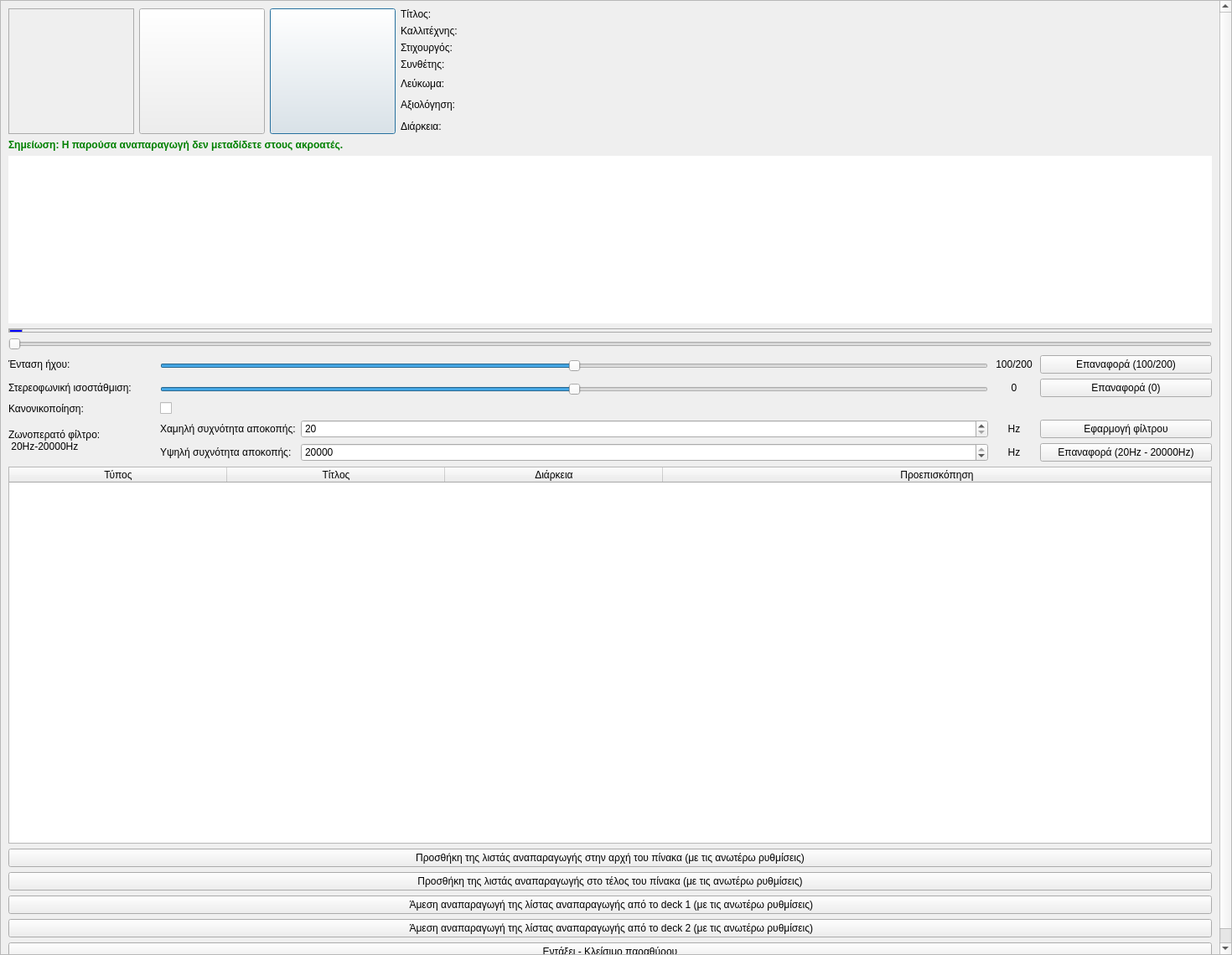
<?xml version="1.0" encoding="UTF-8"?>
<ui version="4.0">
 <class>Dialog</class>
 <widget class="QDialog" name="Dialog">
  <property name="geometry">
   <rect>
    <x>0</x>
    <y>0</y>
    <width>1470</width>
    <height>1140</height>
   </rect>
  </property>
  <property name="minimumSize">
   <size>
    <width>0</width>
    <height>0</height>
   </size>
  </property>
  <property name="windowTitle">
   <string>Προεπισκόπηση λίστας αναπαραγωγής</string>
  </property>
  <property name="windowIcon">
   <iconset resource="../../../icons.qrc">
    <normaloff>:/rest-windows/assets/images/rest-windows/preview-time.png</normaloff>:/rest-windows/assets/images/rest-windows/preview-time.png</iconset>
  </property>
  <layout class="QGridLayout" name="gridLayout_2">
   <property name="leftMargin">
    <number>0</number>
   </property>
   <property name="topMargin">
    <number>0</number>
   </property>
   <property name="rightMargin">
    <number>0</number>
   </property>
   <property name="bottomMargin">
    <number>0</number>
   </property>
   <item row="0" column="0">
    <widget class="QScrollArea" name="scrollArea">
     <property name="widgetResizable">
      <bool>true</bool>
     </property>
     <widget class="QWidget" name="scrollAreaWidgetContents">
      <property name="geometry">
       <rect>
        <x>0</x>
        <y>-59</y>
        <width>1454</width>
        <height>1197</height>
       </rect>
      </property>
      <property name="sizePolicy">
       <sizepolicy hsizetype="Ignored" vsizetype="Preferred">
        <horstretch>0</horstretch>
        <verstretch>0</verstretch>
       </sizepolicy>
      </property>
      <layout class="QGridLayout" name="gridLayout_6">
       <item row="0" column="0">
        <widget class="QFrame" name="frame">
         <property name="sizePolicy">
          <sizepolicy hsizetype="Preferred" vsizetype="Fixed">
           <horstretch>0</horstretch>
           <verstretch>0</verstretch>
          </sizepolicy>
         </property>
         <property name="minimumSize">
          <size>
           <width>0</width>
           <height>0</height>
          </size>
         </property>
         <property name="styleSheet">
          <string notr="true">QFrame{
	border:none;
}</string>
         </property>
         <property name="frameShape">
          <enum>QFrame::StyledPanel</enum>
         </property>
         <property name="frameShadow">
          <enum>QFrame::Raised</enum>
         </property>
         <layout class="QGridLayout" name="gridLayout">
          <property name="leftMargin">
           <number>0</number>
          </property>
          <property name="topMargin">
           <number>0</number>
          </property>
          <property name="rightMargin">
           <number>0</number>
          </property>
          <property name="bottomMargin">
           <number>0</number>
          </property>
          <item row="5" column="4">
           <widget class="QFrame" name="rating_frame">
            <property name="styleSheet">
             <string notr="true">QFrame{border:none;}</string>
            </property>
            <property name="frameShape">
             <enum>QFrame::StyledPanel</enum>
            </property>
            <property name="frameShadow">
             <enum>QFrame::Raised</enum>
            </property>
            <layout class="QGridLayout" name="gridLayout_5">
             <property name="leftMargin">
              <number>0</number>
             </property>
             <property name="topMargin">
              <number>0</number>
             </property>
             <property name="rightMargin">
              <number>0</number>
             </property>
             <property name="bottomMargin">
              <number>0</number>
             </property>
            </layout>
           </widget>
          </item>
          <item row="0" column="3">
           <widget class="QLabel" name="label">
            <property name="sizePolicy">
             <sizepolicy hsizetype="Fixed" vsizetype="Fixed">
              <horstretch>0</horstretch>
              <verstretch>0</verstretch>
             </sizepolicy>
            </property>
            <property name="text">
             <string>Τίτλος:</string>
            </property>
           </widget>
          </item>
          <item row="3" column="3">
           <widget class="QLabel" name="label_9">
            <property name="sizePolicy">
             <sizepolicy hsizetype="Fixed" vsizetype="Preferred">
              <horstretch>0</horstretch>
              <verstretch>0</verstretch>
             </sizepolicy>
            </property>
            <property name="text">
             <string>Συνθέτης:</string>
            </property>
           </widget>
          </item>
          <item row="3" column="4">
           <widget class="QLabel" name="composer">
            <property name="sizePolicy">
             <sizepolicy hsizetype="Preferred" vsizetype="Fixed">
              <horstretch>0</horstretch>
              <verstretch>0</verstretch>
             </sizepolicy>
            </property>
            <property name="text">
             <string/>
            </property>
           </widget>
          </item>
          <item row="0" column="2" rowspan="7">
           <widget class="QPushButton" name="preview_stop">
            <property name="minimumSize">
             <size>
              <width>150</width>
              <height>150</height>
             </size>
            </property>
            <property name="maximumSize">
             <size>
              <width>150</width>
              <height>150</height>
             </size>
            </property>
            <property name="text">
             <string/>
            </property>
            <property name="icon">
             <iconset resource="../../../icons.qrc">
              <normaloff>:/main-window/assets/images/main-window/stop-song.png</normaloff>:/main-window/assets/images/main-window/stop-song.png</iconset>
            </property>
            <property name="iconSize">
             <size>
              <width>80</width>
              <height>80</height>
             </size>
            </property>
           </widget>
          </item>
          <item row="1" column="4">
           <widget class="QLabel" name="artist">
            <property name="text">
             <string/>
            </property>
           </widget>
          </item>
          <item row="0" column="0" rowspan="7">
           <widget class="QLabel" name="image">
            <property name="minimumSize">
             <size>
              <width>150</width>
              <height>150</height>
             </size>
            </property>
            <property name="maximumSize">
             <size>
              <width>150</width>
              <height>150</height>
             </size>
            </property>
            <property name="styleSheet">
             <string notr="true">QLabel{border:1px solid #ABABAB;}</string>
            </property>
            <property name="text">
             <string/>
            </property>
           </widget>
          </item>
          <item row="1" column="3">
           <widget class="QLabel" name="label_8">
            <property name="sizePolicy">
             <sizepolicy hsizetype="Preferred" vsizetype="Fixed">
              <horstretch>0</horstretch>
              <verstretch>0</verstretch>
             </sizepolicy>
            </property>
            <property name="text">
             <string>Καλλιτέχνης:</string>
            </property>
           </widget>
          </item>
          <item row="0" column="4">
           <widget class="QLabel" name="title">
            <property name="sizePolicy">
             <sizepolicy hsizetype="Preferred" vsizetype="Fixed">
              <horstretch>0</horstretch>
              <verstretch>0</verstretch>
             </sizepolicy>
            </property>
            <property name="text">
             <string/>
            </property>
           </widget>
          </item>
          <item row="2" column="3">
           <widget class="QLabel" name="label_3">
            <property name="sizePolicy">
             <sizepolicy hsizetype="Fixed" vsizetype="Fixed">
              <horstretch>0</horstretch>
              <verstretch>0</verstretch>
             </sizepolicy>
            </property>
            <property name="text">
             <string>Στιχουργός:</string>
            </property>
           </widget>
          </item>
          <item row="2" column="4">
           <widget class="QLabel" name="author">
            <property name="text">
             <string/>
            </property>
           </widget>
          </item>
          <item row="0" column="1" rowspan="7">
           <widget class="QPushButton" name="preview_play_or_pause">
            <property name="minimumSize">
             <size>
              <width>150</width>
              <height>150</height>
             </size>
            </property>
            <property name="maximumSize">
             <size>
              <width>150</width>
              <height>150</height>
             </size>
            </property>
            <property name="text">
             <string/>
            </property>
            <property name="icon">
             <iconset resource="../../../icons.qrc">
              <normaloff>:/main-window/assets/images/main-window/play-song.png</normaloff>:/main-window/assets/images/main-window/play-song.png</iconset>
            </property>
            <property name="iconSize">
             <size>
              <width>80</width>
              <height>80</height>
             </size>
            </property>
           </widget>
          </item>
          <item row="4" column="3">
           <widget class="QLabel" name="label_2">
            <property name="text">
             <string>Λεύκωμα:</string>
            </property>
           </widget>
          </item>
          <item row="5" column="3">
           <widget class="QLabel" name="label_15">
            <property name="text">
             <string>Αξιολόγηση:</string>
            </property>
           </widget>
          </item>
          <item row="4" column="4">
           <widget class="QLabel" name="album">
            <property name="text">
             <string/>
            </property>
           </widget>
          </item>
          <item row="6" column="3">
           <widget class="QLabel" name="label_14">
            <property name="text">
             <string>Διάρκεια:</string>
            </property>
           </widget>
          </item>
          <item row="6" column="4">
           <widget class="QLabel" name="current_and_total_duration">
            <property name="text">
             <string/>
            </property>
           </widget>
          </item>
          <item row="7" column="0" colspan="5">
           <widget class="QLabel" name="label_16">
            <property name="styleSheet">
             <string notr="true">QLabel{
	font-weight:bold;
	color:green;
}</string>
            </property>
            <property name="text">
             <string>Σημείωση: Η παρούσα αναπαραγωγή δεν μεταδίδετε στους ακροατές.</string>
            </property>
           </widget>
          </item>
         </layout>
        </widget>
       </item>
       <item row="1" column="0">
        <widget class="QFrame" name="graph">
         <property name="minimumSize">
          <size>
           <width>0</width>
           <height>200</height>
          </size>
         </property>
         <property name="maximumSize">
          <size>
           <width>16777215</width>
           <height>200</height>
          </size>
         </property>
         <property name="whatsThis">
          <string>Οπτικοποίηση σήματος μικροφώνου</string>
         </property>
         <property name="styleSheet">
          <string notr="true">QFrame{border:none;background:white;}</string>
         </property>
         <property name="frameShape">
          <enum>QFrame::StyledPanel</enum>
         </property>
         <property name="frameShadow">
          <enum>QFrame::Raised</enum>
         </property>
         <layout class="QVBoxLayout" name="verticalLayout_3">
          <property name="leftMargin">
           <number>0</number>
          </property>
          <property name="topMargin">
           <number>0</number>
          </property>
          <property name="rightMargin">
           <number>0</number>
          </property>
          <property name="bottomMargin">
           <number>0</number>
          </property>
         </layout>
        </widget>
       </item>
       <item row="2" column="0">
        <widget class="QFrame" name="timeline_container_frame">
         <property name="minimumSize">
          <size>
           <width>0</width>
           <height>5</height>
          </size>
         </property>
         <property name="maximumSize">
          <size>
           <width>16777215</width>
           <height>5</height>
          </size>
         </property>
         <property name="styleSheet">
          <string notr="true">QFrame{border:1px solid #ABABAB;}</string>
         </property>
         <property name="frameShape">
          <enum>QFrame::StyledPanel</enum>
         </property>
         <property name="frameShadow">
          <enum>QFrame::Raised</enum>
         </property>
         <widget class="QFrame" name="timeline_pick_frame">
          <property name="geometry">
           <rect>
            <x>1</x>
            <y>1</y>
            <width>16</width>
            <height>4</height>
           </rect>
          </property>
          <property name="sizePolicy">
           <sizepolicy hsizetype="Fixed" vsizetype="Expanding">
            <horstretch>0</horstretch>
            <verstretch>0</verstretch>
           </sizepolicy>
          </property>
          <property name="minimumSize">
           <size>
            <width>0</width>
            <height>4</height>
           </size>
          </property>
          <property name="maximumSize">
           <size>
            <width>16777215</width>
            <height>4</height>
           </size>
          </property>
          <property name="styleSheet">
           <string notr="true">QFrame{
	background-color:blue;
}</string>
          </property>
          <property name="frameShape">
           <enum>QFrame::StyledPanel</enum>
          </property>
          <property name="frameShadow">
           <enum>QFrame::Raised</enum>
          </property>
         </widget>
        </widget>
       </item>
       <item row="3" column="0">
        <widget class="QSlider" name="timeline_slider">
         <property name="orientation">
          <enum>Qt::Horizontal</enum>
         </property>
        </widget>
       </item>
       <item row="4" column="0">
        <widget class="QFrame" name="frame_2">
         <property name="minimumSize">
          <size>
           <width>0</width>
           <height>0</height>
          </size>
         </property>
         <property name="styleSheet">
          <string notr="true">QFrame{border:none;}</string>
         </property>
         <property name="frameShape">
          <enum>QFrame::StyledPanel</enum>
         </property>
         <property name="frameShadow">
          <enum>QFrame::Raised</enum>
         </property>
         <layout class="QGridLayout" name="gridLayout_3">
          <property name="leftMargin">
           <number>0</number>
          </property>
          <property name="topMargin">
           <number>0</number>
          </property>
          <property name="rightMargin">
           <number>0</number>
          </property>
          <property name="bottomMargin">
           <number>0</number>
          </property>
          <item row="0" column="0">
           <widget class="QFrame" name="frame_3">
            <property name="sizePolicy">
             <sizepolicy hsizetype="Preferred" vsizetype="Fixed">
              <horstretch>0</horstretch>
              <verstretch>0</verstretch>
             </sizepolicy>
            </property>
            <property name="styleSheet">
             <string notr="true">QFrame{
	border:none;
}</string>
            </property>
            <property name="frameShape">
             <enum>QFrame::StyledPanel</enum>
            </property>
            <property name="frameShadow">
             <enum>QFrame::Raised</enum>
            </property>
            <layout class="QHBoxLayout" name="horizontalLayout">
             <property name="leftMargin">
              <number>0</number>
             </property>
             <property name="topMargin">
              <number>0</number>
             </property>
             <property name="rightMargin">
              <number>0</number>
             </property>
             <property name="bottomMargin">
              <number>0</number>
             </property>
             <item>
              <widget class="QLabel" name="label_4">
               <property name="minimumSize">
                <size>
                 <width>175</width>
                 <height>0</height>
                </size>
               </property>
               <property name="maximumSize">
                <size>
                 <width>175</width>
                 <height>16777215</height>
                </size>
               </property>
               <property name="styleSheet">
                <string notr="true">QLabel{border:none;}</string>
               </property>
               <property name="text">
                <string>Ένταση ήχου:</string>
               </property>
              </widget>
             </item>
             <item>
              <widget class="QFrame" name="frame_9">
               <property name="sizePolicy">
                <sizepolicy hsizetype="Expanding" vsizetype="Preferred">
                 <horstretch>0</horstretch>
                 <verstretch>0</verstretch>
                </sizepolicy>
               </property>
               <property name="frameShape">
                <enum>QFrame::StyledPanel</enum>
               </property>
               <property name="frameShadow">
                <enum>QFrame::Raised</enum>
               </property>
               <layout class="QVBoxLayout" name="verticalLayout">
                <property name="spacing">
                 <number>0</number>
                </property>
                <property name="leftMargin">
                 <number>0</number>
                </property>
                <property name="topMargin">
                 <number>0</number>
                </property>
                <property name="rightMargin">
                 <number>0</number>
                </property>
                <property name="bottomMargin">
                 <number>0</number>
                </property>
                <item>
                 <spacer name="verticalSpacer">
                  <property name="orientation">
                   <enum>Qt::Vertical</enum>
                  </property>
                  <property name="sizeHint" stdset="0">
                   <size>
                    <width>20</width>
                    <height>5</height>
                   </size>
                  </property>
                 </spacer>
                </item>
                <item>
                 <widget class="QSlider" name="volume_slider">
                  <property name="maximum">
                   <number>200</number>
                  </property>
                  <property name="value">
                   <number>100</number>
                  </property>
                  <property name="orientation">
                   <enum>Qt::Horizontal</enum>
                  </property>
                 </widget>
                </item>
                <item>
                 <spacer name="verticalSpacer_2">
                  <property name="orientation">
                   <enum>Qt::Vertical</enum>
                  </property>
                  <property name="sizeHint" stdset="0">
                   <size>
                    <width>20</width>
                    <height>1</height>
                   </size>
                  </property>
                 </spacer>
                </item>
               </layout>
              </widget>
             </item>
             <item>
              <widget class="QLabel" name="volume_label">
               <property name="minimumSize">
                <size>
                 <width>50</width>
                 <height>0</height>
                </size>
               </property>
               <property name="maximumSize">
                <size>
                 <width>50</width>
                 <height>16777215</height>
                </size>
               </property>
               <property name="text">
                <string>100/200</string>
               </property>
               <property name="alignment">
                <set>Qt::AlignCenter</set>
               </property>
              </widget>
             </item>
             <item>
              <widget class="QPushButton" name="reset_volume">
               <property name="sizePolicy">
                <sizepolicy hsizetype="Minimum" vsizetype="Maximum">
                 <horstretch>0</horstretch>
                 <verstretch>0</verstretch>
                </sizepolicy>
               </property>
               <property name="minimumSize">
                <size>
                 <width>205</width>
                 <height>0</height>
                </size>
               </property>
               <property name="maximumSize">
                <size>
                 <width>205</width>
                 <height>16777215</height>
                </size>
               </property>
               <property name="text">
                <string>Επαναφορά (100/200)</string>
               </property>
              </widget>
             </item>
            </layout>
           </widget>
          </item>
          <item row="1" column="0">
           <widget class="QFrame" name="frame_4">
            <property name="sizePolicy">
             <sizepolicy hsizetype="Preferred" vsizetype="Fixed">
              <horstretch>0</horstretch>
              <verstretch>0</verstretch>
             </sizepolicy>
            </property>
            <property name="styleSheet">
             <string notr="true">QFrame{
	border:none;
}</string>
            </property>
            <property name="frameShape">
             <enum>QFrame::StyledPanel</enum>
            </property>
            <property name="frameShadow">
             <enum>QFrame::Raised</enum>
            </property>
            <layout class="QHBoxLayout" name="horizontalLayout_2">
             <property name="leftMargin">
              <number>0</number>
             </property>
             <property name="topMargin">
              <number>0</number>
             </property>
             <property name="rightMargin">
              <number>0</number>
             </property>
             <property name="bottomMargin">
              <number>0</number>
             </property>
             <item>
              <widget class="QLabel" name="label_5">
               <property name="minimumSize">
                <size>
                 <width>175</width>
                 <height>0</height>
                </size>
               </property>
               <property name="maximumSize">
                <size>
                 <width>175</width>
                 <height>16777215</height>
                </size>
               </property>
               <property name="styleSheet">
                <string notr="true">QLabel{border:none;}</string>
               </property>
               <property name="text">
                <string>Στερεοφωνική ισοστάθμιση:</string>
               </property>
              </widget>
             </item>
             <item>
              <widget class="QFrame" name="frame_12">
               <property name="sizePolicy">
                <sizepolicy hsizetype="Expanding" vsizetype="Preferred">
                 <horstretch>0</horstretch>
                 <verstretch>0</verstretch>
                </sizepolicy>
               </property>
               <property name="frameShape">
                <enum>QFrame::StyledPanel</enum>
               </property>
               <property name="frameShadow">
                <enum>QFrame::Raised</enum>
               </property>
               <layout class="QVBoxLayout" name="verticalLayout_2">
                <property name="spacing">
                 <number>0</number>
                </property>
                <property name="leftMargin">
                 <number>0</number>
                </property>
                <property name="topMargin">
                 <number>0</number>
                </property>
                <property name="rightMargin">
                 <number>0</number>
                </property>
                <property name="bottomMargin">
                 <number>0</number>
                </property>
                <item>
                 <spacer name="verticalSpacer_3">
                  <property name="orientation">
                   <enum>Qt::Vertical</enum>
                  </property>
                  <property name="sizeHint" stdset="0">
                   <size>
                    <width>20</width>
                    <height>5</height>
                   </size>
                  </property>
                 </spacer>
                </item>
                <item>
                 <widget class="QSlider" name="pan_slider">
                  <property name="minimum">
                   <number>-100</number>
                  </property>
                  <property name="maximum">
                   <number>100</number>
                  </property>
                  <property name="value">
                   <number>0</number>
                  </property>
                  <property name="orientation">
                   <enum>Qt::Horizontal</enum>
                  </property>
                 </widget>
                </item>
                <item>
                 <spacer name="verticalSpacer_4">
                  <property name="orientation">
                   <enum>Qt::Vertical</enum>
                  </property>
                  <property name="sizeHint" stdset="0">
                   <size>
                    <width>20</width>
                    <height>1</height>
                   </size>
                  </property>
                 </spacer>
                </item>
               </layout>
              </widget>
             </item>
             <item>
              <widget class="QLabel" name="pan_label">
               <property name="minimumSize">
                <size>
                 <width>50</width>
                 <height>0</height>
                </size>
               </property>
               <property name="maximumSize">
                <size>
                 <width>50</width>
                 <height>16777215</height>
                </size>
               </property>
               <property name="text">
                <string>0</string>
               </property>
               <property name="alignment">
                <set>Qt::AlignCenter</set>
               </property>
              </widget>
             </item>
             <item>
              <widget class="QPushButton" name="reset_pan">
               <property name="sizePolicy">
                <sizepolicy hsizetype="Minimum" vsizetype="Maximum">
                 <horstretch>0</horstretch>
                 <verstretch>0</verstretch>
                </sizepolicy>
               </property>
               <property name="minimumSize">
                <size>
                 <width>205</width>
                 <height>0</height>
                </size>
               </property>
               <property name="maximumSize">
                <size>
                 <width>205</width>
                 <height>16777215</height>
                </size>
               </property>
               <property name="text">
                <string>Επαναφορά (0)</string>
               </property>
              </widget>
             </item>
            </layout>
           </widget>
          </item>
          <item row="3" column="0">
           <widget class="QFrame" name="frame_6">
            <property name="sizePolicy">
             <sizepolicy hsizetype="Preferred" vsizetype="Fixed">
              <horstretch>0</horstretch>
              <verstretch>0</verstretch>
             </sizepolicy>
            </property>
            <property name="styleSheet">
             <string notr="true">QFrame{
	border:none;
}</string>
            </property>
            <property name="frameShape">
             <enum>QFrame::StyledPanel</enum>
            </property>
            <property name="frameShadow">
             <enum>QFrame::Raised</enum>
            </property>
            <layout class="QHBoxLayout" name="horizontalLayout_4">
             <property name="leftMargin">
              <number>0</number>
             </property>
             <property name="topMargin">
              <number>0</number>
             </property>
             <property name="rightMargin">
              <number>0</number>
             </property>
             <property name="bottomMargin">
              <number>0</number>
             </property>
             <item>
              <widget class="QLabel" name="label_7">
               <property name="minimumSize">
                <size>
                 <width>175</width>
                 <height>0</height>
                </size>
               </property>
               <property name="maximumSize">
                <size>
                 <width>175</width>
                 <height>16777215</height>
                </size>
               </property>
               <property name="styleSheet">
                <string notr="true">QLabel{border:none;}</string>
               </property>
               <property name="text">
                <string>Ζωνοπερατό φίλτρο:
 20Hz-20000Hz</string>
               </property>
              </widget>
             </item>
             <item>
              <widget class="QFrame" name="frame_13">
               <property name="frameShape">
                <enum>QFrame::StyledPanel</enum>
               </property>
               <property name="frameShadow">
                <enum>QFrame::Raised</enum>
               </property>
               <layout class="QGridLayout" name="gridLayout_4">
                <property name="leftMargin">
                 <number>0</number>
                </property>
                <property name="topMargin">
                 <number>0</number>
                </property>
                <property name="rightMargin">
                 <number>0</number>
                </property>
                <property name="bottomMargin">
                 <number>0</number>
                </property>
                <item row="1" column="0">
                 <widget class="QLabel" name="label_11">
                  <property name="sizePolicy">
                   <sizepolicy hsizetype="Fixed" vsizetype="Preferred">
                    <horstretch>0</horstretch>
                    <verstretch>0</verstretch>
                   </sizepolicy>
                  </property>
                  <property name="text">
                   <string>Υψηλή συχνότητα αποκοπής:</string>
                  </property>
                 </widget>
                </item>
                <item row="1" column="3">
                 <widget class="QPushButton" name="reset_filter">
                  <property name="sizePolicy">
                   <sizepolicy hsizetype="Minimum" vsizetype="Maximum">
                    <horstretch>0</horstretch>
                    <verstretch>0</verstretch>
                   </sizepolicy>
                  </property>
                  <property name="minimumSize">
                   <size>
                    <width>205</width>
                    <height>0</height>
                   </size>
                  </property>
                  <property name="maximumSize">
                   <size>
                    <width>205</width>
                    <height>16777215</height>
                   </size>
                  </property>
                  <property name="text">
                   <string>Επαναφορά (20Hz - 20000Hz)</string>
                  </property>
                  <property name="icon">
                   <iconset resource="../../../icons.qrc">
                    <normaloff>:/main-window/assets/images/main-window/default-filter.png</normaloff>:/main-window/assets/images/main-window/default-filter.png</iconset>
                  </property>
                 </widget>
                </item>
                <item row="0" column="3">
                 <widget class="QPushButton" name="apply_filter">
                  <property name="sizePolicy">
                   <sizepolicy hsizetype="Minimum" vsizetype="Maximum">
                    <horstretch>0</horstretch>
                    <verstretch>0</verstretch>
                   </sizepolicy>
                  </property>
                  <property name="minimumSize">
                   <size>
                    <width>205</width>
                    <height>0</height>
                   </size>
                  </property>
                  <property name="maximumSize">
                   <size>
                    <width>205</width>
                    <height>16777215</height>
                   </size>
                  </property>
                  <property name="text">
                   <string>Εφαρμογή φίλτρου</string>
                  </property>
                  <property name="icon">
                   <iconset resource="../../../icons.qrc">
                    <normaloff>:/main-window/assets/images/main-window/apply-filter.png</normaloff>:/main-window/assets/images/main-window/apply-filter.png</iconset>
                  </property>
                 </widget>
                </item>
                <item row="0" column="2">
                 <widget class="QLabel" name="label_12">
                  <property name="minimumSize">
                   <size>
                    <width>50</width>
                    <height>0</height>
                   </size>
                  </property>
                  <property name="maximumSize">
                   <size>
                    <width>50</width>
                    <height>16777215</height>
                   </size>
                  </property>
                  <property name="text">
                   <string>Hz</string>
                  </property>
                  <property name="alignment">
                   <set>Qt::AlignCenter</set>
                  </property>
                 </widget>
                </item>
                <item row="0" column="0">
                 <widget class="QLabel" name="label_10">
                  <property name="sizePolicy">
                   <sizepolicy hsizetype="Fixed" vsizetype="Preferred">
                    <horstretch>0</horstretch>
                    <verstretch>0</verstretch>
                   </sizepolicy>
                  </property>
                  <property name="text">
                   <string>Χαμηλή συχνότητα αποκοπής:</string>
                  </property>
                 </widget>
                </item>
                <item row="1" column="2">
                 <widget class="QLabel" name="label_13">
                  <property name="minimumSize">
                   <size>
                    <width>50</width>
                    <height>0</height>
                   </size>
                  </property>
                  <property name="maximumSize">
                   <size>
                    <width>50</width>
                    <height>16777215</height>
                   </size>
                  </property>
                  <property name="text">
                   <string>Hz</string>
                  </property>
                  <property name="alignment">
                   <set>Qt::AlignCenter</set>
                  </property>
                 </widget>
                </item>
                <item row="0" column="1">
                 <widget class="QSpinBox" name="low_frequency">
                  <property name="minimum">
                   <number>20</number>
                  </property>
                  <property name="maximum">
                   <number>20000</number>
                  </property>
                  <property name="singleStep">
                   <number>100</number>
                  </property>
                 </widget>
                </item>
                <item row="1" column="1">
                 <widget class="QSpinBox" name="high_frequency">
                  <property name="minimum">
                   <number>20</number>
                  </property>
                  <property name="maximum">
                   <number>20000</number>
                  </property>
                  <property name="singleStep">
                   <number>100</number>
                  </property>
                  <property name="value">
                   <number>20000</number>
                  </property>
                 </widget>
                </item>
               </layout>
              </widget>
             </item>
            </layout>
           </widget>
          </item>
          <item row="2" column="0">
           <widget class="QFrame" name="frame_5">
            <property name="sizePolicy">
             <sizepolicy hsizetype="Preferred" vsizetype="Fixed">
              <horstretch>0</horstretch>
              <verstretch>0</verstretch>
             </sizepolicy>
            </property>
            <property name="styleSheet">
             <string notr="true">QFrame{
	border:none;
}</string>
            </property>
            <property name="frameShape">
             <enum>QFrame::StyledPanel</enum>
            </property>
            <property name="frameShadow">
             <enum>QFrame::Raised</enum>
            </property>
            <layout class="QHBoxLayout" name="horizontalLayout_3">
             <property name="leftMargin">
              <number>0</number>
             </property>
             <property name="topMargin">
              <number>0</number>
             </property>
             <property name="rightMargin">
              <number>0</number>
             </property>
             <property name="bottomMargin">
              <number>0</number>
             </property>
             <item>
              <widget class="QLabel" name="label_6">
               <property name="minimumSize">
                <size>
                 <width>175</width>
                 <height>0</height>
                </size>
               </property>
               <property name="maximumSize">
                <size>
                 <width>175</width>
                 <height>16777215</height>
                </size>
               </property>
               <property name="styleSheet">
                <string notr="true">QLabel{border:none;}</string>
               </property>
               <property name="text">
                <string>Κανονικοποίηση:</string>
               </property>
              </widget>
             </item>
             <item>
              <widget class="QCheckBox" name="is_normalized">
               <property name="text">
                <string/>
               </property>
              </widget>
             </item>
            </layout>
           </widget>
          </item>
         </layout>
        </widget>
       </item>
       <item row="5" column="0">
        <widget class="QTableWidget" name="table">
         <property name="minimumSize">
          <size>
           <width>0</width>
           <height>450</height>
          </size>
         </property>
         <property name="editTriggers">
          <set>QAbstractItemView::NoEditTriggers</set>
         </property>
         <property name="alternatingRowColors">
          <bool>true</bool>
         </property>
         <property name="selectionMode">
          <enum>QAbstractItemView::SingleSelection</enum>
         </property>
         <property name="selectionBehavior">
          <enum>QAbstractItemView::SelectRows</enum>
         </property>
         <property name="sortingEnabled">
          <bool>false</bool>
         </property>
         <property name="rowCount">
          <number>0</number>
         </property>
         <attribute name="horizontalHeaderCascadingSectionResizes">
          <bool>false</bool>
         </attribute>
         <attribute name="horizontalHeaderMinimumSectionSize">
          <number>260</number>
         </attribute>
         <attribute name="horizontalHeaderHighlightSections">
          <bool>false</bool>
         </attribute>
         <attribute name="horizontalHeaderShowSortIndicator" stdset="0">
          <bool>false</bool>
         </attribute>
         <attribute name="horizontalHeaderStretchLastSection">
          <bool>true</bool>
         </attribute>
         <attribute name="verticalHeaderHighlightSections">
          <bool>false</bool>
         </attribute>
         <column>
          <property name="text">
           <string>Τύπος</string>
          </property>
         </column>
         <column>
          <property name="text">
           <string>Τίτλος</string>
          </property>
         </column>
         <column>
          <property name="text">
           <string>Διάρκεια</string>
          </property>
         </column>
         <column>
          <property name="text">
           <string>Προεπισκόπηση</string>
          </property>
         </column>
        </widget>
       </item>
       <item row="6" column="0">
        <widget class="QPushButton" name="add_to_player_list_top">
         <property name="sizePolicy">
          <sizepolicy hsizetype="Minimum" vsizetype="Maximum">
           <horstretch>0</horstretch>
           <verstretch>0</verstretch>
          </sizepolicy>
         </property>
         <property name="text">
          <string>Προσθήκη της λιστάς αναπαραγωγής στην αρχή του πίνακα (με τις ανωτέρω ρυθμίσεις)</string>
         </property>
         <property name="icon">
          <iconset resource="../../../icons.qrc">
           <normaloff>:/rest-windows/assets/images/rest-windows/add-to-playlist-start.png</normaloff>:/rest-windows/assets/images/rest-windows/add-to-playlist-start.png</iconset>
         </property>
        </widget>
       </item>
       <item row="7" column="0">
        <widget class="QPushButton" name="add_to_player_list_bottom">
         <property name="sizePolicy">
          <sizepolicy hsizetype="Minimum" vsizetype="Maximum">
           <horstretch>0</horstretch>
           <verstretch>0</verstretch>
          </sizepolicy>
         </property>
         <property name="text">
          <string>Προσθήκη της λιστάς αναπαραγωγής στο τέλος του πίνακα (με τις ανωτέρω ρυθμίσεις)</string>
         </property>
         <property name="icon">
          <iconset resource="../../../icons.qrc">
           <normaloff>:/rest-windows/assets/images/rest-windows/add-to-playlist-end.png</normaloff>:/rest-windows/assets/images/rest-windows/add-to-playlist-end.png</iconset>
         </property>
        </widget>
       </item>
       <item row="8" column="0">
        <widget class="QPushButton" name="play_in_deck_1">
         <property name="sizePolicy">
          <sizepolicy hsizetype="Minimum" vsizetype="Maximum">
           <horstretch>0</horstretch>
           <verstretch>0</verstretch>
          </sizepolicy>
         </property>
         <property name="text">
          <string> Άμεση αναπαραγωγή της λίστας αναπαραγωγής από το deck 1 (με τις ανωτέρω ρυθμίσεις)</string>
         </property>
         <property name="icon">
          <iconset resource="../../../icons.qrc">
           <normaloff>:/rest-windows/assets/images/rest-windows/play-now.png</normaloff>:/rest-windows/assets/images/rest-windows/play-now.png</iconset>
         </property>
        </widget>
       </item>
       <item row="9" column="0">
        <widget class="QPushButton" name="play_in_deck_2">
         <property name="sizePolicy">
          <sizepolicy hsizetype="Minimum" vsizetype="Maximum">
           <horstretch>0</horstretch>
           <verstretch>0</verstretch>
          </sizepolicy>
         </property>
         <property name="text">
          <string> Άμεση αναπαραγωγή της λίστας αναπαραγωγής από το deck 2 (με τις ανωτέρω ρυθμίσεις)</string>
         </property>
         <property name="icon">
          <iconset resource="../../../icons.qrc">
           <normaloff>:/rest-windows/assets/images/rest-windows/play-now.png</normaloff>:/rest-windows/assets/images/rest-windows/play-now.png</iconset>
         </property>
        </widget>
       </item>
       <item row="10" column="0">
        <widget class="QPushButton" name="ok_2">
         <property name="sizePolicy">
          <sizepolicy hsizetype="Minimum" vsizetype="Maximum">
           <horstretch>0</horstretch>
           <verstretch>0</verstretch>
          </sizepolicy>
         </property>
         <property name="text">
          <string>Εντάξει - Κλείσιμο παραθύρου</string>
         </property>
         <property name="icon">
          <iconset resource="../../../icons.qrc">
           <normaloff>:/rest-windows/assets/images/rest-windows/ok.png</normaloff>:/rest-windows/assets/images/rest-windows/ok.png</iconset>
         </property>
        </widget>
       </item>
      </layout>
     </widget>
    </widget>
   </item>
  </layout>
 </widget>
 <tabstops>
  <tabstop>scrollArea</tabstop>
  <tabstop>preview_play_or_pause</tabstop>
  <tabstop>preview_stop</tabstop>
  <tabstop>timeline_slider</tabstop>
  <tabstop>volume_slider</tabstop>
  <tabstop>reset_volume</tabstop>
  <tabstop>pan_slider</tabstop>
  <tabstop>reset_pan</tabstop>
  <tabstop>is_normalized</tabstop>
  <tabstop>low_frequency</tabstop>
  <tabstop>high_frequency</tabstop>
  <tabstop>apply_filter</tabstop>
  <tabstop>reset_filter</tabstop>
  <tabstop>table</tabstop>
  <tabstop>add_to_player_list_top</tabstop>
  <tabstop>add_to_player_list_bottom</tabstop>
  <tabstop>play_in_deck_1</tabstop>
  <tabstop>play_in_deck_2</tabstop>
  <tabstop>ok_2</tabstop>
 </tabstops>
 <resources>
  <include location="../../../icons.qrc"/>
 </resources>
 <connections/>
</ui>
